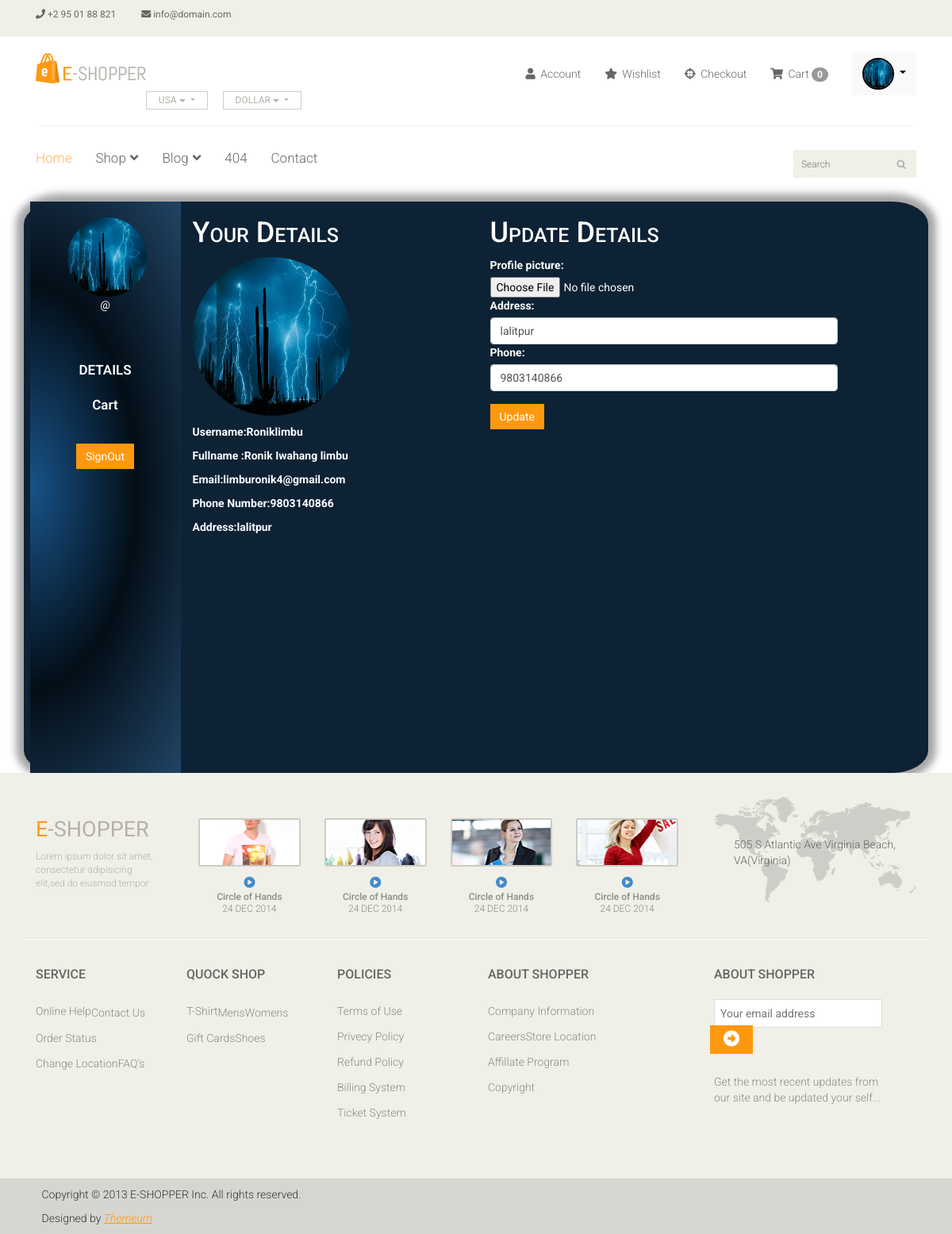
Page /profile/ (signed in) on the committed database.
### main/models.py (models this page shows, shortened)
class Profile(models.Model):
    user=models.OneToOneField(User, on_delete=models.CASCADE)
    profile_picture=models.ImageField(upload_to="profile_picture",blank=True,null=True)
    address=models.CharField(max_length=100)
    phone=models.CharField(max_length=20)

### main/views.py (the view)
# urls.py: path("profile/",customer_profile,name="profile"),
@login_required(login_url='log_in')
def customer_profile(request):
    profile,created=Profile.objects.get_or_create(user=request.user)
    profile_form=ProfileUpdateForm(instance=profile)
    if request.method=='POST':
        profile_form=ProfileUpdateForm(request.POST,request.FILES,instance=profile)
        if profile_form.is_valid():
            profile_form.save()
            return redirect('profile')
    context={
        'form':profile_form,
        'user':request.user,
        'profile':request.user.profile
    }
    return render(request,'main/customer_profile.html',context)

### main/form.py
class ProfileUpdateForm(forms.ModelForm):
    class Meta:
        model=Profile
        fields=['profile_picture','address','phone']
        widgets={
            'profile_picture':forms.FileInput(),
            'address':forms.TextInput(attrs={'class':'form-control'}),
            'phone':forms.TextInput(attrs={'class':'form-control'})
        }

### templates/main/customer_profile.html (shortened to what this page needs)
{% extends "base.html" %}
{% load static %}
{% block css %}
<link rel="stylesheet" href="{% static 'css/profile.css' %}">
{% endblock  %}
{% block content %}
{% load static %}
<div class="container details_container">
  <div class="row">
<div class="main-container">
    <div class="sidenav">
        <div class="elements text-center">
          <div class="image">
            {% if profile.profile_picture %}
            <img src="{{profile.profile_picture.url}}" alt="Profile Picture" class="detail_image" style="max-width: 200px;">
            {% else %}
            <p><img src="" alt="" class="detail_image"> </p>
              {% endif %}
                  <p style="color: white !important; ">@</p> </p>
          </div>
          <a href="" class=" ">DETAILS</a>
          <a href="" class=" ">Cart</a>
          <a href=""><button type="button" class="btn btn-primary">SignOut</button></a>
        </div>
      </div>
          <div class="col-md-4">
            <h1 style="margin-top: 20px; font-variant: small-caps;">Your Details</h1>
            {% if profile.profile_picture %}
            <p><img src="{{profile.profile_picture.url}}" alt="Profile Picture" class="detail_image"></p>
            {% else %}
            <p><img src="" alt="" class="detail_image"></p>
              {% endif %}
            <p><strong>Username:{{user.username}}</strong> </p>
            <p><strong>Fullname :{{user.first_name}} </strong> </p>
            <p><strong>Email:{{user.email}}</strong> </p>
            <p><strong>Phone Number:{{profile.phone}}</strong> </p>
            <p><strong>Address:{{profile.address}}</strong> </p>
          </div>
          <div class="col-md-5">
              <h1 style="margin-top: 20px; font-variant: small-caps;">Update Details</h1>
              <form method="post" enctype="multipart/form-data" style="text-align: left !important;" action="{% url 'profile' %}">
                {{form}}
              <button type="submit" class="btn btn-primary">Update</button>
            </form>
          </div>
        </div>
      </div>
</div>
{% endblock content %}

### templates/base.html (shortened to what this page needs)
<!DOCTYPE html>
{% load static %}
<html lang="en">
<head>
	<link href="https://cdn.jsdelivr.net/npm/bootstrap@5.3.3/dist/css/bootstrap.min.css" rel="stylesheet">
	<link rel="stylesheet" href="https://cdnjs.cloudflare.com/ajax/libs/font-awesome/6.6.0/css/all.min.css" />
    <link href="/static/css/bootstrap.min.css" rel="stylesheet">
    <link href="/static/css/font-awesome.min.css" rel="stylesheet">
    <link href="/static/css/prettyPhoto.css" rel="stylesheet">
    <link href="/static/css/price-range.css" rel="stylesheet">
    <link href="/static/css/animate.css" rel="stylesheet">
	<link href="/static/css/main.css" rel="stylesheet">
	<link rel="stylesheet" href="/static/css/product.css">
	<link href="/static/css/responsive.css" rel="stylesheet">
	{% block css %}
	{% endblock css %}
</head>
<body>
	<header id="header">
		<div class="header_top">
			<div class="container">
				<div class="row">
					<div class="col-sm-6">
						<div class="contactinfo">
							<ul class="nav nav-pills">
								<li><a href="#"><i class="fa fa-phone"></i> +2 95 01 88 821</a></li>
								<li><a href="#"><i class="fa fa-envelope"></i> info@domain.com</a></li>
							</ul>
						</div>
					</div>
					<div class="col-sm-6">
						<div class="social-icons pull-right">
							<ul class="d-flex">
								<li><a href="#"><i class="fa fa-facebook"></i></a></li>
								<li><a href="#"><i class="fa fa-twitter"></i></a></li>
								<li><a href="#"><i class="fa fa-linkedin"></i></a></li>
								<li><a href="#"><i class="fa fa-dribbble"></i></a></li>
								<li><a href="#"><i class="fa fa-google-plus"></i></a></li>
							</ul>
						</div>
					</div>
				</div>
			</div>
		</div>
		<div class="header-middle">
			<div class="container">
				<div class="row">
					<div class="col-sm-4">
						<div class="logo pull-left">
							<a href="index.html"><img src="/static/images/home/logo.png" alt="" /></a>
						</div>
						<div class="btn-group pull-right">
							<div class="btn-group">
								<button type="button" class="btn btn-default dropdown-toggle usa" data-toggle="dropdown">
									USA
									<span class="caret"></span>
								</button>
							</div>
							<div class="btn-group">
								<button type="button" class="btn btn-default dropdown-toggle usa" data-toggle="dropdown">
									DOLLAR
									<span class="caret"></span>
								</button>
							</div>
						</div>
					</div>
					<div class="col-sm-8">
						<div class="shop-menu pull-right">
							<ul class="d-flex justify-content-center align-items-center">
								<li><a href="#"><i class="fa fa-user"></i> Account</a></li>
								<li><a href="#"><i class="fa fa-star"></i> Wishlist</a></li>
								<li><a href="checkout.html"><i class="fa fa-crosshairs"></i> Checkout</a></li>
								<li><a href="{% url 'cart' %}"><i class="fa fa-shopping-cart"></i> Cart <span class="badge badge-secondary">{{request.session.cart|length}}</span></a></li>
								<li>
									{% if request.user.is_authenticated %}
									<div class="dropdown">
										<button class="btn btn-light dropdown-toggle" type="button" id="dropdownMenuButton" data-toggle="dropdown" aria-haspopup="true" aria-expanded="false">
										  {% if user.profile.profile_picture %}
										  <img src="{{user.profile.profile_picture.url}}" class="profile_img" alt="">
										  {% else %}
										  <img src="{% static 'images/home/profile.jpeg' %}" class="profile_img" alt="">
										  {% endif %}
										</button>
									  </div>
									  {% else %}
									<a href="login.html"><i class="fa fa-lock"></i> Login</a>
									{% endif %}
								</li>
							</ul>
						</div>
					</div>
				</div>
			</div>
		</div>
		<div class="header-bottom">
			<div class="container">
				<div class="row">
					<div class="col-sm-9">
						<div class="mainmenu pull-left">
							<ul class="nav navbar-nav collapse navbar-collapse">
								<li><a href="index.html" class="active">Home</a></li>
								<li class="dropdown"><a href="#">Shop<i class="fa fa-angle-down"></i></a>
                                </li>
								<li class="dropdown"><a href="#">Blog<i class="fa fa-angle-down"></i></a>
                                </li>
								<li><a href="404.html">404</a></li>
								<li><a href="contact-us.html">Contact</a></li>
							</ul>
						</div>
					</div>
					<div class="col-sm-3">
						<div class="search_box pull-right">
							<input type="text" placeholder="Search"/>
						</div>
					</div>
				</div>
			</div>
		</div>
	</header>
    {% block content %}
    {% endblock content %}
	<footer id="footer">
		<div class="footer-top">
			<div class="container">
				<div class="row">
					<div class="col-sm-2">
						<div class="companyinfo">
							<h2><span>e</span>-shopper</h2>
							<p>Lorem ipsum dolor sit amet, consectetur adipisicing elit,sed do eiusmod tempor</p>
						</div>
					</div>
					<div class="col-sm-7">
						<div class="col-sm-3">
							<div class="video-gallery text-center">
								<a href="#">
									<div class="iframe-img">
										<img src="/static/images/home/iframe1.png" alt="" />
									</div>
									<div class="overlay-icon">
										<i class="fa fa-play-circle-o"></i>
									</div>
								</a>
								<p>Circle of Hands</p>
								<h2>24 DEC 2014</h2>
							</div>
						</div>
						<div class="col-sm-3">
							<div class="video-gallery text-center">
								<a href="#">
									<div class="iframe-img">
										<img src="/static/images/home/iframe2.png" alt="" />
									</div>
									<div class="overlay-icon">
										<i class="fa fa-play-circle-o"></i>
									</div>
								</a>
								<p>Circle of Hands</p>
								<h2>24 DEC 2014</h2>
							</div>
						</div>
						<div class="col-sm-3">
							<div class="video-gallery text-center">
								<a href="#">
									<div class="iframe-img">
										<img src="/static/images/home/iframe3.png" alt="" />
									</div>
									<div class="overlay-icon">
										<i class="fa fa-play-circle-o"></i>
									</div>
								</a>
								<p>Circle of Hands</p>
								<h2>24 DEC 2014</h2>
							</div>
						</div>
						<div class="col-sm-3">
							<div class="video-gallery text-center">
								<a href="#">
									<div class="iframe-img">
										<img src="/static/images/home/iframe4.png" alt="" />
									</div>
									<div class="overlay-icon">
										<i class="fa fa-play-circle-o"></i>
									</div>
								</a>
								<p>Circle of Hands</p>
								<h2>24 DEC 2014</h2>
							</div>
						</div>
					</div>
					<div class="col-sm-3">
						<div class="address">
							<img src="/static/images/home/map.png" alt="" />
							<p>505 S Atlantic Ave Virginia Beach, VA(Virginia)</p>
						</div>
					</div>
				</div>
			</div>
		</div>
		<div class="footer-widget">
			<div class="container">
				<div class="row">
					<div class="col-sm-2">
						<div class="single-widget">
							<h2>Service</h2>
							<ul class="nav nav-pills nav-stacked">
								<li><a href="#">Online Help</a></li>
								<li><a href="#">Contact Us</a></li>
								<li><a href="#">Order Status</a></li>
								<li><a href="#">Change Location</a></li>
								<li><a href="#">FAQ’s</a></li>
							</ul>
						</div>
					</div>
					<div class="col-sm-2">
						<div class="single-widget">
							<h2>Quock Shop</h2>
							<ul class="nav nav-pills nav-stacked">
								<li><a href="#">T-Shirt</a></li>
								<li><a href="#">Mens</a></li>
								<li><a href="#">Womens</a></li>
								<li><a href="#">Gift Cards</a></li>
								<li><a href="#">Shoes</a></li>
							</ul>
						</div>
					</div>
					<div class="col-sm-2">
						<div class="single-widget">
							<h2>Policies</h2>
							<ul class="nav nav-pills nav-stacked">
								<li><a href="#">Terms of Use</a></li>
								<li><a href="#">Privecy Policy</a></li>
								<li><a href="#">Refund Policy</a></li>
								<li><a href="#">Billing System</a></li>
								<li><a href="#">Ticket System</a></li>
							</ul>
						</div>
					</div>
					<div class="col-sm-2">
						<div class="single-widget">
							<h2>About Shopper</h2>
							<ul class="nav nav-pills nav-stacked">
								<li><a href="#">Company Information</a></li>
								<li><a href="#">Careers</a></li>
								<li><a href="#">Store Location</a></li>
								<li><a href="#">Affillate Program</a></li>
								<li><a href="#">Copyright</a></li>
							</ul>
						</div>
					</div>
					<div class="col-sm-3 col-sm-offset-1">
						<div class="single-widget">
							<h2>About Shopper</h2>
							<form action="#" class="searchform">
								<input type="text" placeholder="Your email address" />
								<button type="submit" class="btn btn-default"><i class="fa fa-arrow-circle-o-right"></i></button>
								<p>Get the most recent updates from <br />our site and be updated your self...</p>
							</form>
						</div>
					</div>
				</div>
			</div>
		</div>
		<div class="footer-bottom">
			<div class="container">
				<div class="row">
					<p class="pull-left">Copyright © 2013 E-SHOPPER Inc. All rights reserved.</p>
					<p class="pull-right">Designed by <span><a target="_blank" href="http://www.themeum.com">Themeum</a></span></p>
				</div>
			</div>
		</div>
	</footer>
</body>
</html>

### static/css/product.css (style rules this page uses)
:root { --font1: 'Heebo', sans-serif; --font2: 'Fira Sans Extra Condensed', sans-serif; --font3: 'Roboto', sans-serif; --btnbg: #ffcc00; --btnfontcolor: rgb(61, 61, 61); --btnfontcolorhover: rgb(255, 255, 255); --btnbghover: #ffc116; --btnactivefs: rgb(241, 195, 46); --label-index: #960796; --danger-index: #5bc257; --link-color: #000; --link-color-hover: #fff; --bg-content-color: #ffcc00; }

### static/css/profile.css (style rules this page uses)
.main-container { display:flex; }
.sidenav { width: 190px; height: 90vh; background-image: radial-gradient(ellipse at left, #185389,#030e17, #214465); padding-top: 20px; }
.image { margin-left: 25%; position: relative; width: 50%; margin-bottom: 50px; }
.image img { height: 100px; width: 100px; border-radius: 50%; opacity: 1; display: block; transition: .5s ease; backface-visibility: hidden; }
.sidenav a { padding: 10px; text-decoration: none; font-size: 17px; color: #ffffff; display: block; font-weight: 600; }
.details_container { color: white !important; background-color: #0d2234 !important; border-radius: 4%; box-shadow: 0 0 10px 10px rgba(128, 128, 130, 0.7); }
.detail_image { border-radius: 50%; height: 200px; width: 200px; }

### rows in the picture
Profile: profile_picture (picture), phone "9803140866", address "lalitpur"

### other values in the picture
{{ request.session.cart|length }} "0"
{{ user.username }} "Roniklimbu"
{{ user.first_name }} "Ronik Iwahang limbu"
{{ user.email }} "limburonik4@gmail.com"
